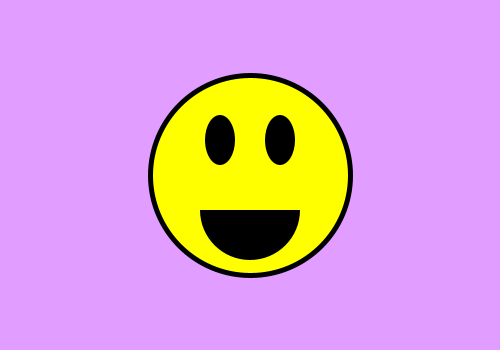
Frame 1 (no input)
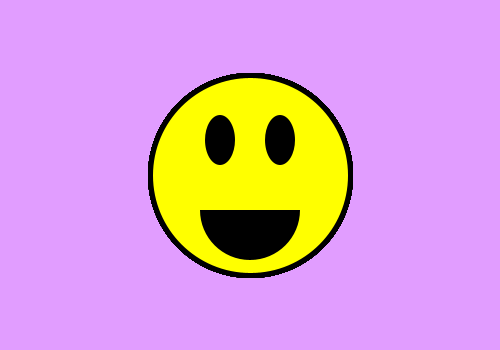
Frame 60 (the mouse pressed at the canvas centre just before this capture)
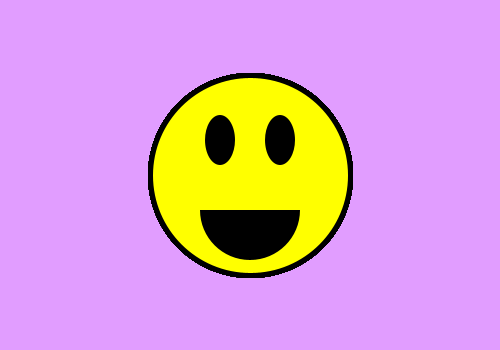
Frame 120 (the mouse held since frame 60 and released just before this capture)

The Processing sketch that drew these frames (run headless with seeded random() and noise(); from frame 60 on, the mouse is pressed at the canvas centre):

// Processing sketch: Question_1
// ── Question_1.pde
void setup()
{
  size(500, 350);
  background(225, 157,255);
  smooth();
}

void draw()
{
  happy();
}

void happy()
{
  
 //Head 
  stroke(0);
  strokeWeight(5);
  fill(255,255,0);
  ellipseMode(CENTER);
  ellipse(width/2,height/2,200,200);
  
  //left eye 
  noStroke();
  fill(0);
  ellipseMode(CENTER);
  ellipse(width*0.44,height*0.4,30,50);
  
  //right eye 
  noStroke();
  fill(0);
  ellipseMode(CENTER);
  ellipse(width*(1-0.44),height*0.4,30,50);
  
  //Smile
  noStroke();
  fill(0);
  arc(width/2,height*3/5,100,100,0,PI);
}
